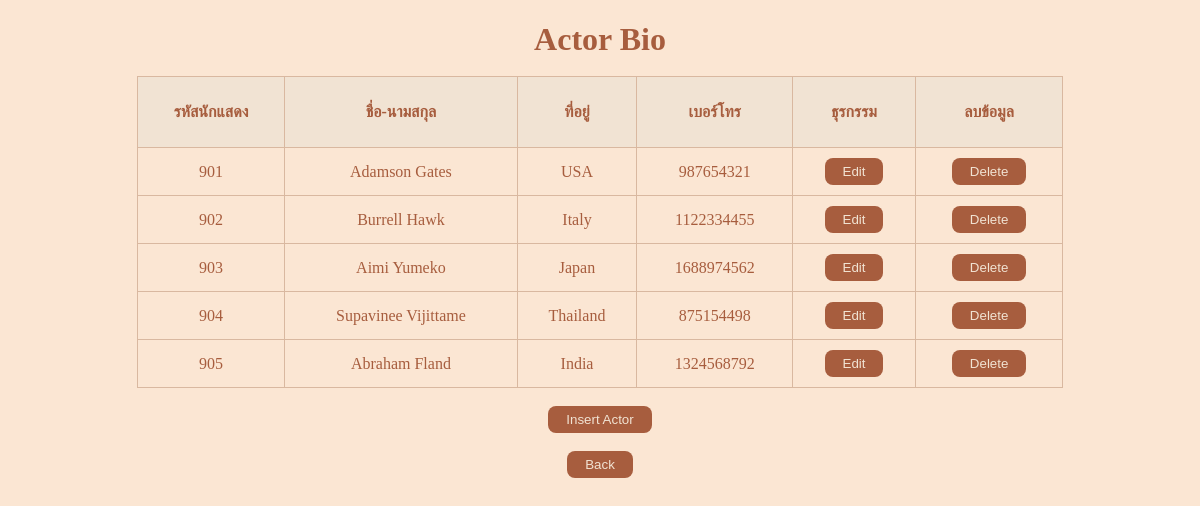
/actormainmenu.php, run on the app's committed database.
### tables this page shows
CREATE TABLE `actor` (
  `aid` varchar(3) NOT NULL,
  `aname` varchar(20) NOT NULL,
  `alastname` varchar(30) NOT NULL,
  `address` varchar(50) NOT NULL,
  `telephone` int(11) NOT NULL
);

### actormainmenu.php (the view, shortened to what this page needs)
<!DOCTYPE html>
<html lang="en">
<head>
    <link rel="stylesheet"  href="styleactor.css">
</head>
<body>
    <?php
    require 'conn.php';
    $sql = "SELECT * FROM actor";
    $result = $conn->query($sql);
    ?>
    <h1>Actor Bio</h1><br>
        <table>
            <thead>
                <tr>
                    <th>รหัสนักแสดง</th>
                    <th>ชื่อ-นามสกุล</th>
                    <th>ที่อยู่</th>
                    <th>เบอร์โทร</th>
                    <th> ธุรกรรม </th>
                    <th> ลบข้อมูล </th>
                </tr>
            </thead>
            <tbody>
                <?php
                    if ($result->num_rows > 0) {
                        while($row = $result->fetch_assoc()) {
                            echo"<tr><td>".$row["aid"]."</td>"."<td>".$row["aname"]." ".$row["alastname"]."</td>"."<td>".$row["address"]."</td>"."<td>".$row["telephone"]."</td>"."<td>"."<a href='editactor.php?aid=".$row["aid"]."'><button> Edit </button></a>"."</td>"."<td>"."<a href='deleteactor.php?aid=".$row["aid"]."'><button> Delete </button></a>"."</td>";
                            echo "</tr>";
                        }
                    }else {
                        echo "0 results";
                    }
                ?>
            </tbody>
        </table>
        <br>
        <a href='insertactor.php'><button> Insert Actor </button></a>
        <br><br>
        <a href='Amain.php'><button> Back </button></a>
</body>
</html>

### styleactor.css (style rules this page uses)
* { margin: 0; padding: 0; }
table, td, th { border: 1px solid #d9b8a0; text-align: center; padding: 10px; }
table { border-collapse: collapse; width: 80%; margin-left: auto; margin-right: auto; }
th { height: 50px; background-color: #f1e3d3; color: #a75d3e; }
body { background-color: #fbe6d3; color: #a75d3e; text-align: center; padding: 5px; margin: 1rem; }
button { background-color: #a75d3e; color: #f1e3d3; border: 0px; padding: 6px 18px; border-radius: 8px; transition-duration: 0.4s; }

### data on the page
actor: aid "901", aname "Adamson", alastname "Gates", address "USA", telephone "987654321"
actor: aid "902", aname "Burrell", alastname "Hawk", address "Italy", telephone "1122334455"
actor: aid "903", aname "Aimi", alastname "Yumeko", address "Japan", telephone "1688974562"
actor: aid "904", aname "Supavinee", alastname "Vijittame", address "Thailand", telephone "875154498"
actor: aid "905", aname "Abraham", alastname "Fland", address "India", telephone "1324568792"
